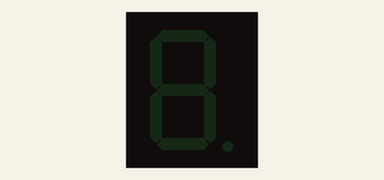
Recording of a sketch running on a simulated Arduino Uno, built with avr-gcc and run on an emulated ATmega328P. On the bench: 1-digit seven-segment display.

Above: at 0.1 s.
At 0.6 s:
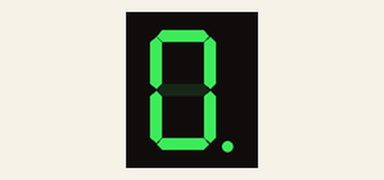
At 1.1 s:
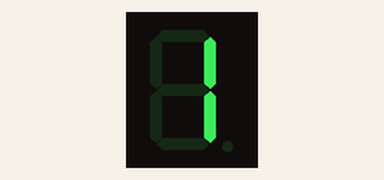
At 2.6 s:
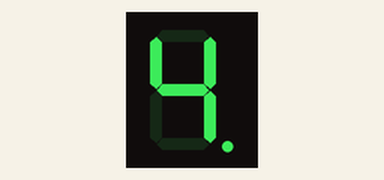
At 3.6 s:
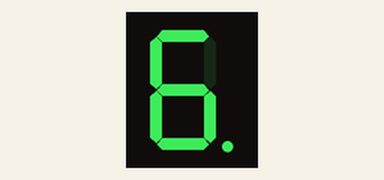
At 5.1 s:
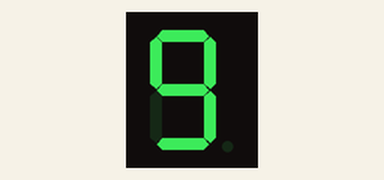

The sketch:

7-SegmentLedTest.ino
```cpp
#include "SevSeg.h"
SevSeg sevseg;

void setup() {

  byte numDigits = 1;     // Number of digits
  byte digitPins[] = {};  // Must be empty for single disgit displays
  // Pins connected to segments:
  //    AAAAA
  //   F     B
  //   F     B
  //    GGGGG
  //   E     C
  //   E     C
  //    DDDDD   DP
  //                    A  B  C  D  E  F  G  DP
  byte segmentPins[] = {4, 5, 7, 8, 9, 3, 2, 6};
  bool resistorsOnSegments = true;

  byte hardwareConfig = COMMON_CATHODE;
  sevseg.begin(hardwareConfig, numDigits, digitPins, segmentPins, resistorsOnSegments);
  sevseg.setBrightness(10);
}

void loop() {
  for (int i = 0; i < 10; i++) {
    sevseg.setNumber(i, i % 2);
    delay(500);
    sevseg.refreshDisplay();
  }
}
```

Measured:
- by itself, everything shown: repeats every 5.0 s, in 10 steps
- what the display in image 1 shows lasts 0.5 s, from 0.5 s to 1.0 s
